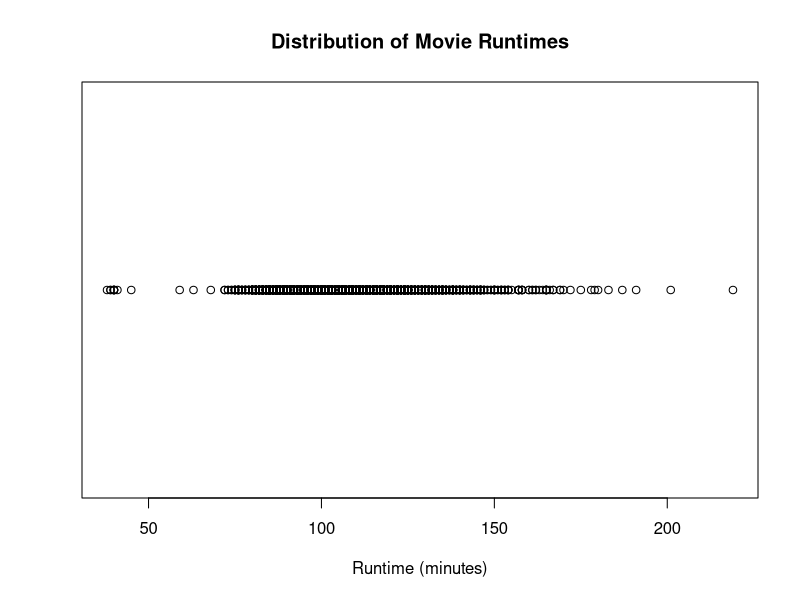
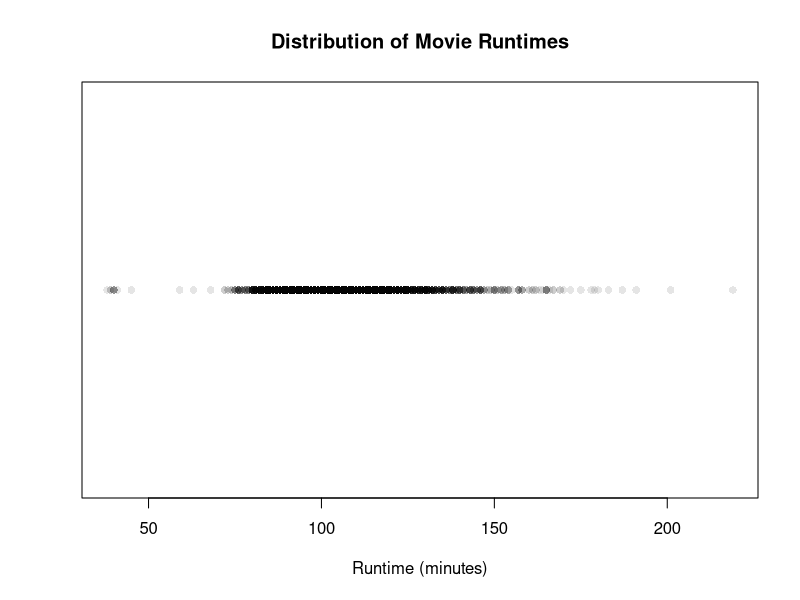
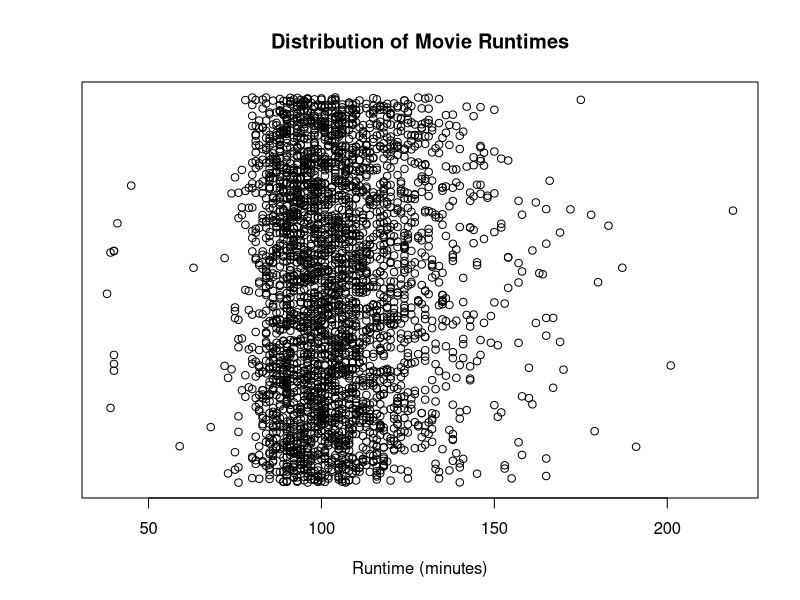
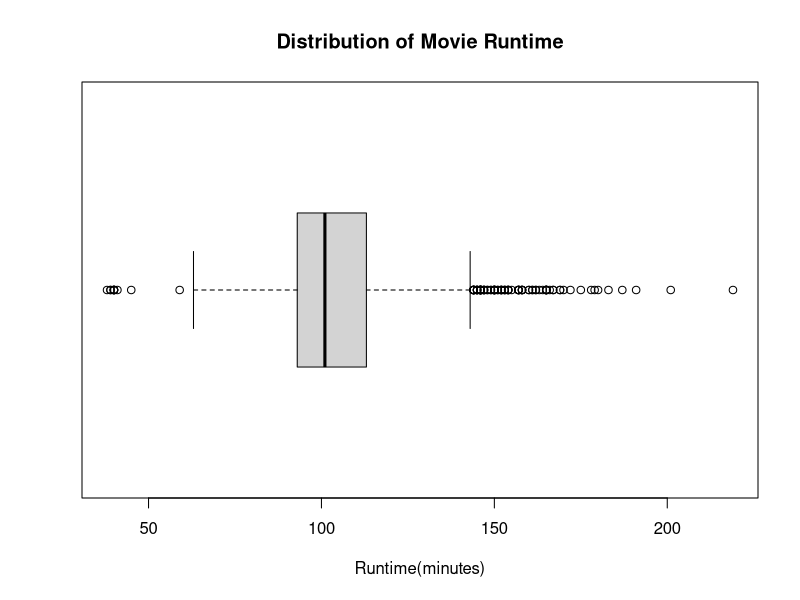
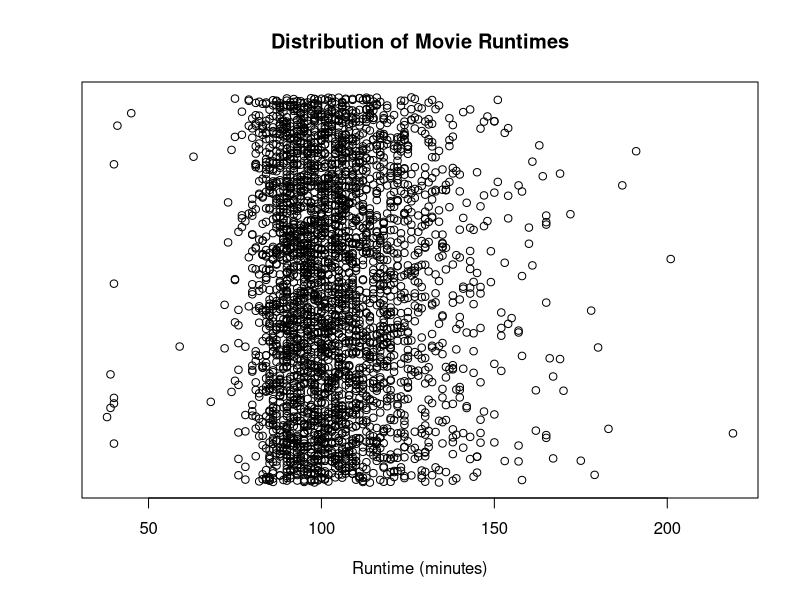
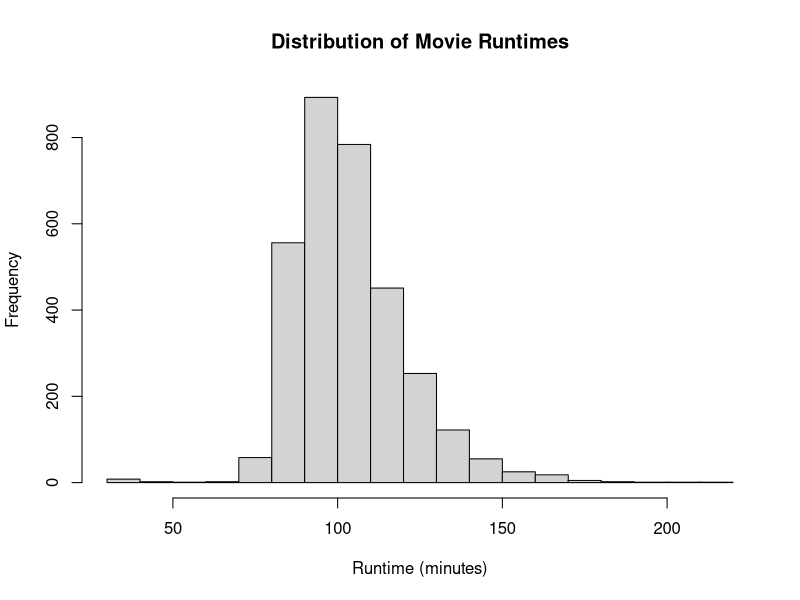
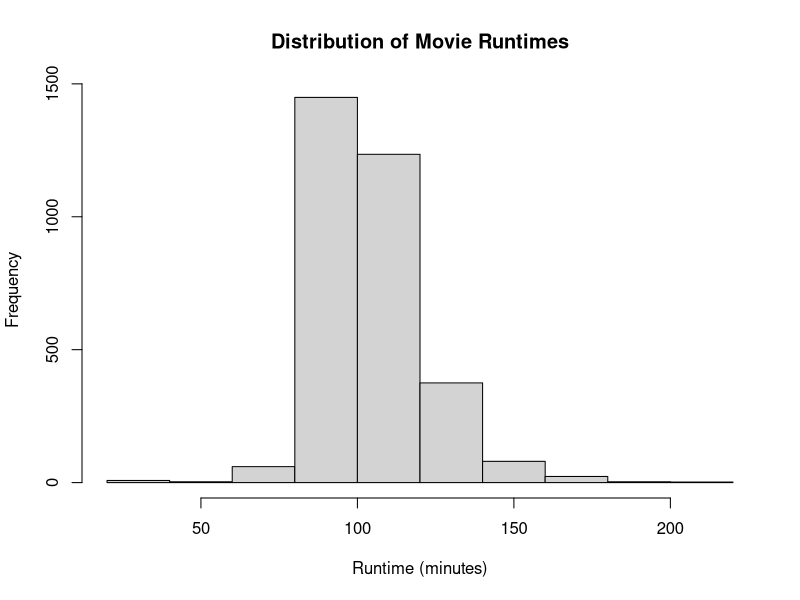
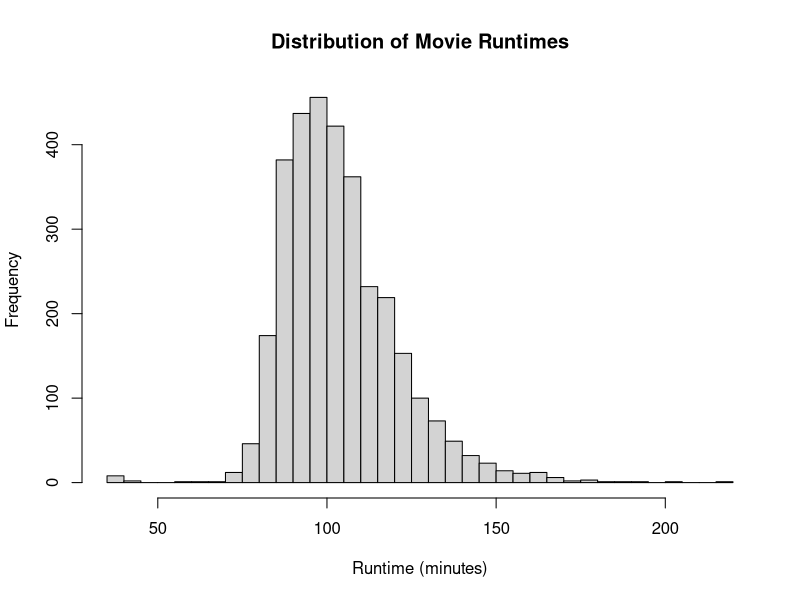

R code for these plots, in order: (Note: this script raises an error after producing the figures.)
# Load movie data from CSV file
movies <- read.csv("Movies.csv")

# Peek at the data
head(movies)

# Univariate visualizations of
# a quantitiative variable

######## Using Base
# Create a dot plot of runtime
plot(
  x = movies$Runtime, 
  y = rep(0, nrow(movies)),
  main = "Distribution of Movie Runtimes",
  xlab = "Runtime (minutes)",
  ylab = "", 
  yaxt = "n")


# Create a dot plot with alpha transparency
plot(
  x = movies$Runtime, 
  y = rep(0, nrow(movies)), 
  main = "Distribution of Movie Runtimes",
  xlab = "Runtime (minutes)",
  ylab = "", 
  yaxt = "n",
  pch = 16,
  col = rgb(0, 0, 0, 0.1))


# Add jitter to dot plot
plot(
  x = movies$Runtime, 
  y = jitter(rep(0, nrow(movies))), 
  main = "Distribution of Movie Runtimes",
  xlab = "Runtime (minutes)",
  ylab = "", 
  yaxt = "n")

# Create a boxplot
boxplot(
  x= movies$Runtime,
  horizontal = TRUE,
  main="Distribution of Movie Runtime",
  xlab="Runtime(minutes)"
)


# Add jitter to dot plot
plot(
  x = movies$Runtime, 
  y = jitter(rep(0, nrow(movies))),
  main = "Distribution of Movie Runtimes",
  xlab = "Runtime (minutes)",
  ylab = "", 
  yaxt = "n")


# Create a histogram of runtime
hist(
  x = movies$Runtime,
  main = "Distribution of Movie Runtimes",
  xlab = "Runtime (minutes)")

# Create a more course-grain histogram
hist(
  x = movies$Runtime,
  breaks = 10,
  main = "Distribution of Movie Runtimes",
  xlab = "Runtime (minutes)")


# Create a more fine-grain histogram
hist(
  x = movies$Runtime,
  breaks = 30,
  main = "Distribution of Movie Runtimes",
  xlab = "Runtime (minutes)")


# Create a density plot of runtime
plot(
  x=density(movies$Runtime),
  main = "Distibution of Movie Runtime",
  xlab = "Runtime(minutes)"
)

# Create small multiples of all four in one graph
par(mfrow = c(4, 1))


plot(
  x = movies$Runtime, 
  y = jitter(rep(0, nrow(movies))), 
  xlim = c(0, 250),
  main = "Distribution of Movie Runtimes",
  xlab = "",
  ylab = "", 
  yaxt = "n",
  pch = 16,
  col = rgb(0, 0, 0, 0.1))

boxplot(
  x = movies$Runtime,
  ylim = c(0, 250),
  horizontal = TRUE)


hist(
  x = movies$Runtime,
  xlim = c(0, 250),
  main = "",
  xlab = "",
  ylab = "",
  yaxt = "n")

plot(
  x = density(movies$Runtime),
  xlim = c(0, 250),
  main = "",
  xlab = "Runtime (minutes)",
  ylab = "",
  yaxt = "n")

# Reset multi-row display
par(mfrow = c(1, 1))



######## Using Lattice #########
# Create dot plot for runtime
stripplot(
  x = ~Runtime,
  data = movies,
  main = "Distribution of Movie Runtimes",
  xlab = "Runtime (minutes)")

# Create dot plot with jitter
stripplot(
  x = ~Runtime,
  data = movies,
  jitter = TRUE, 
  amount = 0.5,
  main = "Distribution of Movie Runtimes",
  xlab = "Runtime (minutes)")

# Create box plot with lattice
bwplot(
  x = ~Runtime,
  data = movies,
  main = "Distribution of Movie Runtimes",
  xlab = "Runtime (minutes)")

# Create histogram with lattice
histogram(
  x = ~Runtime,
  data = movies,
  main = "Distribution of Movie Runtimes",
  xlab = "Runtime (minutes)")

# Create density plot with lattice
densityplot(
  x = ~Runtime,
  data = movies,
  main = "Distribution of Movie Runtimes",
  xlab = "Runtime (minutes)")

# Create small multiples of all four
# NOTE: Not exactly lined up
dot <- dotplot(
  x = ~Runtime,
  data = movies,
  main = "Distribution of Movie Runtimes",
  xlab = "")

print(
  x = dot, 
  position = c(0, 0.75, 1, 1), 
  more = TRUE)

box <- bwplot(
  x = ~Runtime,
  data = movies,
  xlab = "")

print(
  x = box, 
  position = c(0, 0.50, 1, 0.75), 
  more = TRUE)

hist <- histogram(
  x = ~Runtime,
  data = movies,
  xlab = "",
  ylab = "",
  scales = list(y = list(draw = FALSE)))

print(
  x = hist, 
  position = c(0, 0.25, 1, 0.50),
  more = TRUE)

density <- densityplot(
  x = ~Runtime,
  data = movies,
  ylab = "",
  scales = list(y = list(draw = FALSE)))

print(
  x = density, 
  position = c(0, 0, 1, 0.25))



######## Using ggplot2 #########

#Create dot plot
ggplot(
  data = movies,
  aes(x=Runtime, stat="count"))+
  geom_dotplot(binwidth = 1)+
  ggtitle("Distribution of Movies Runtime")+
  xlab("Runtime(minutes)")


# Create violin-style dot plot
ggplot(
  data = movies, 
  aes(x = Runtime, stat = "count")) +
  geom_dotplot(
    binwidth = 1, 
    stackdir = "center") +
  ggtitle("Distribution of Movie Runtimes") +
  xlab("Runtime (minutes)")


#Create box plot of Runtime
ggplot(
  data = movies,
  aes(x=Runtime, y=Runtime))+
  geom_boxplot()+
  coord_flip()+
  ggtitle("Distribution of Movie Runtimes") +
  xlab("")
  ylab("Runtime (minutes)")
  theme(
    axis.text.y = element_blank(),
    axis.text.x = element_blank())


# Create histogram with ggplot
ggplot(
  data = movies, 
  aes(x = Runtime)) +
  geom_histogram(binwidth = 10) +
  ggtitle("Distribution of Movie Runtimes") +
  xlab("Runtime (minutes)")

# Create density plot with ggplot
ggplot(
  data = movies, 
  aes(x = Runtime)) +
  geom_density() +
  ggtitle("Distribution of Movie Runtimes") +
  xlab("Runtime (minutes)")


# Plot small multiples of all four
dev.off()


install.packages("grid")
library(grid)

viewport <- viewport(
  layout = grid.layout(4,1)
)

pushViewport(viewport)

dot <-ggplot(
  data = movies, 
  aes(x = Runtime, ..count..)) +
  geom_dotplot(
    binwidth = 0.25) +
  scale_x_continuous(
    limits = c(0, 250)) +
  ggtitle("Distribution of Movie Runtimes") +
  xlab("")

print(
  x = dot, 
  vp = viewport(
    layout.pos.row = 1, 
    layout.pos.col = 1))

box <- ggplot(
  data = movies, 
  aes(x = Runtime, y = Runtime)) +
  geom_boxplot() +
  coord_flip() +
  scale_y_continuous(
    limits = c(0, 250)) +
  xlab("")

print(
  x = box, 
  vp = viewport(
    layout.pos.row = 2, 
    layout.pos.col = 1))

hist <- ggplot(
  data = movies, 
  aes(x = Runtime)) +
  geom_histogram(binwidth = 10) +
  scale_x_continuous(
    limits = c(0, 250)) +
  xlab("")

print(
  x = hist, 
  vp = viewport(
    layout.pos.row = 3, 
    layout.pos.col = 1))

density <- ggplot(
  data = movies, 
  aes(x = Runtime)) +
  geom_density() +
  scale_x_continuous(
    limits = c(0, 250)) +
  xlab("Runtime (minutes)")

print(
  x = density, 
  vp = viewport(
    layout.pos.row = 4, 
    layout.pos.col = 1))


